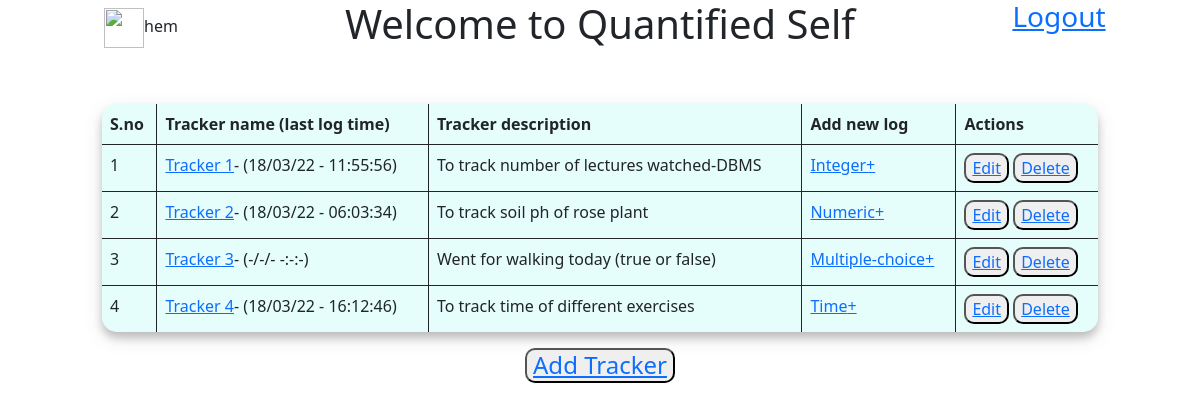
Screenshot of /main (signed in) with the database file from the repository.
### database.py (models this page shows)
class User(db.Model,UserMixin):
    id=db.Column(db.Integer,primary_key=True,autoincrement=True)
    username=db.Column(db.String,nullable=False,unique=True)
    password=db.Column(db.String,nullable=False)
    trackers=db.relationship("tracker",cascade='all',backref="parent")

class tracker(db.Model):
    user_id=db.Column(db.Integer,db.ForeignKey('user.id'),nullable=False)
    tracker_id=db.Column(db.Integer,primary_key=True,autoincrement=True)
    name=db.Column(db.String(30),nullable=False)
    desc=db.Column(db.String)
    type=db.Column(db.String,nullable=False)
    settings=db.Column(db.String)
    lastupdate=db.Column(db.DateTime)
    logs=db.relationship("log",cascade='all', backref="parent")

### main.py (the view)
@app.route('/main')
@login_required
def main():
    return render_template('main.html',user=current_user,datetime=datetime)

### main.py (called while the page is built)
@login_manager.user_loader
def load_user(id):
    return User.query.get(int(id))

### templates/main.html (shortened to what this page needs)
<!DOCTYPE html>
<html lang="en" dir="ltr">
  <head>
    <link href="https://cdn.jsdelivr.net/npm/bootstrap@5.0.2/dist/css/bootstrap.min.css" rel="stylesheet">
    <link rel="stylesheet" href="/static/main.css">
  </head>
  <body>
    <div class="row">
      <div class="col-sm-3 d-flex justify-content-center">
        <span class="align-self-center"><img src='/static/userimg' width="40px" height="40px" />{{user.username}}</span>
      </div>
      <div class="col-sm-6 d-flex justify-content-center">
        <h1>Welcome to Quantified Self</h1>
      </div>
      <div class="col-sm-3 d-flex justify-content-center">
        <a class="h3" href="/logout" align="right">Logout</a>
      </div>
    </div>
    <br><br>
    <div class="row main ">
      <div class="col-10 offset-1">
        <table class='table table-bordered tracker_table'>
          <thead>
            <tr>
              <th>S.no</th>
              <th>Tracker name (last log time)</th>
              <th>Tracker description</th>
              <th>Add new log</th>
              <th>Actions</th>
            </tr>
          </thead>
          <tbody>
            {% for t in user.trackers %}
            <tr>
              <td>{{loop.index}}</td>
              <td><a href="/tracker/{{t.tracker_id}}">{{t.name}}</a>- {% if t.lastupdate %}({{datetime.strftime(t.lastupdate,'%d/%m/%y - %H:%M:%S')}}){% else %} (-/-/- -:-:-) {% endif %}</td>
              <td>{{t.desc}}</td>
              <td><a href="/{{t.tracker_id}}/log/add">{{t.type}}+</a></td>
              <td>
                <button type="button" value="edit"><a href="/tracker/{{t.tracker_id}}/update">Edit</a></button>
                <button type="button" value="delete"><a href="/tracker/{{t.tracker_id}}/delete">Delete</a></button>
              </td>
            </tr>
            {% endfor %}
          </tbody>
        </table>
        <div class="text-center">
          <button class="button" type="button" name="button"><a class="h4" href="/tracker/add">Add Tracker</a> </button>
        </div>
      </div>
    </div>
  </body>
</html>

### static/main.css (style rules this page uses)
.table { box-shadow: 0 6px 8px 0 rgba(0, 0, 0, 0.2), 0 6px 20px 0 rgba(0, 0, 0, 0.1); background-color: #8bf7ed38; border-radius: 15px; border: hidden; }
button { border-radius: 10px; }

### rows the page displays
User: username "hem"
tracker: name "Tracker 1", strftime "18/03/22 - 11:55:56", desc "To track number of lectures watched-DBMS", type "Integer"
tracker: name "Tracker 2", strftime "18/03/22 - 06:03:34", desc "To track soil ph of rose plant", type "Numeric"
tracker: name "Tracker 3", desc "Went for walking today (true or false)", type "Multiple-choice"
tracker: name "Tracker 4", strftime "18/03/22 - 16:12:46", desc "To track time of different exercises", type "Time"
